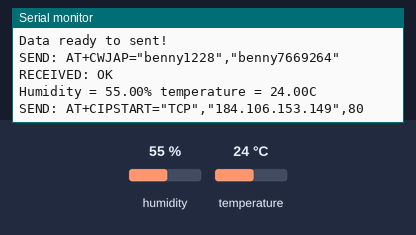
Bench run of a sketch on a simulated Arduino Uno, built with avr-gcc and run on an emulated ATmega328P. Parts: the last lines printed to the serial monitor. The test bench sets the inputs (shaded band); at power-on: humidity 55 %, temperature 24 °C. The modem accepts every AT command (registered, SIM ready, sends succeed) and sends nothing else.

Above: at 6.2 s.
6.3 s: humidity set to 22 %
At 9.1 s:
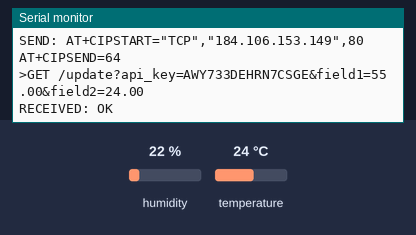
9.6 s: temperature set to 12 °C
At 10.7 s:
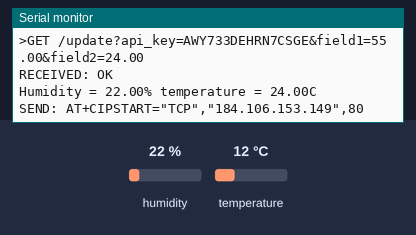
11.1 s: humidity set to 40 %
At 12.42 s:
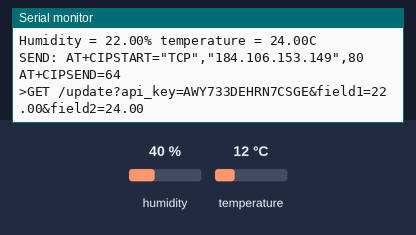
Timing chart, 0 to 14.1 s (numbered marks = the images above; inputs shaded):
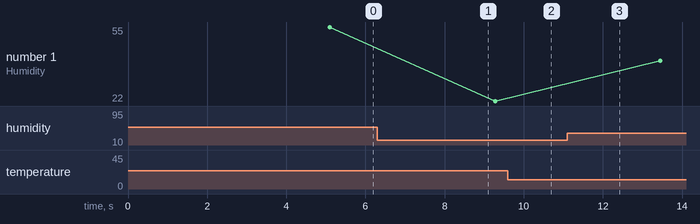

Measured:
- plotted number 1: 55 → 22 after the input at 6.3 s, 22 → 40 after the input at 11.1 s

The sketch:

ThingSpeak_h_t.ino
```cpp
#include <SoftwareSerial.h>
#include <dht.h>
#define dht_dpin 2 //定義訊號要從Pin A0 進來


#define DEBUG FALSE //comment out to remove debug msgs

//*-- Hardware Serial

#define _baudrate 9600

//*-- Software Serial

//

#define _rxpin 4

#define _txpin 5

SoftwareSerial debug( _rxpin, _txpin ); // RX, TX

//*-- IoT Information

#define SSID "benny1228"
#define PASS "benny7669264"

#define IP "184.106.153.149" // ThingSpeak IP Address: 184.106.153.149

// GET /update?key=[THINGSPEAK_KEY]&field1=[data 1]&field2=[data 2]...;

String GET = "GET /update?api_key=AWY733DEHRN7CSGE";
dht DHT;
void setup() {

Serial.begin( _baudrate );

debug.begin( _baudrate );

sendDebug("AT");

delay(5000);

if(debug.find("OK"))

{

Serial.println("RECEIVED: OK\nData ready to sent!");

Wifi_connect();

}

}

void loop() {
DHT.read11(dht_dpin);   //去library裡面找DHT.read11
Serial.print("Humidity = ");
Serial.print(DHT.humidity);
Serial.print("% ");
Serial.print("temperature = ");
Serial.print(DHT.temperature);
Serial.println("C ");
updateTS(DHT.humidity,DHT.temperature);
delay(1000);            //每1000ms更新一次

}

//----- update the Thingspeak string with 1 value


void updateTS( double humidity, double temperature)
{

// ESP8266 Client

String cmd = "AT+CIPSTART=\"TCP\",\"";// Setup TCP connection

cmd += IP;

cmd += "\",80";

sendDebug(cmd);

delay(2000);

if( debug.find( "Error" ) )
    {
        Serial.print( "RECEIVED: Error\nExit1" );
        return;
    }

cmd = GET + "&field1=" +humidity +"&field2="+temperature+"\r\n";

Serial.print( "AT+CIPSEND=" );

Serial.println( cmd.length() );
   debug.print( "AT+CIPSEND=" );
    debug.println( cmd.length() );

if(debug.find( ">" ) )

{

Serial.print(">");
Serial.print(cmd);
debug.print(cmd);


}

else

{

debug.print( "AT+CIPCLOSE" );//close TCP connection

}

if( debug.find("OK") )

{

Serial.println( "RECEIVED: OK" );

}

else

{

Serial.println( "RECEIVED:ok\nExit2" );

}

}

void sendDebug(String cmd)

{

Serial.print("SEND: ");

Serial.println(cmd);

debug.println(cmd);

}
void Wifi_connect()
{
    String cmd="AT+CWJAP=\"";
    cmd+=SSID;
    cmd+="\",\"";
    cmd+=PASS;
    cmd+="\"";
    sendDebug(cmd);
    Loding("Wifi_connect");
}
void Loding(String state){
    for (int timeout=0 ; timeout<10 ; timeout++)
    {
      if(debug.find("OK"))
      {
          Serial.println("RECEIVED: OK");
          break;
      }
      else if(timeout==9){
        Serial.print( state );
        Serial.println(" fail...\nExit3");
      }
      else
      {
        Serial.print("Wifi Loading...");
        delay(500);
      }
    }
}
```
